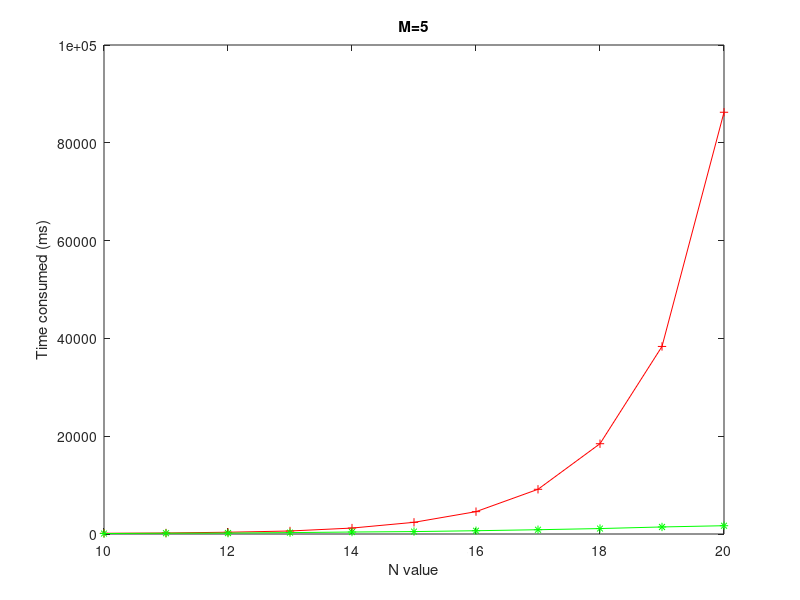

Recreate this plot in MATLAB. (Note: this script raises an error after producing the figure.)
% plot time consumed
N = 10:20;
T1=[149,208,362,615,1214,2387,4571,9143,18464,38355,86247];
T2=[94,159,187,286,406,495,670,876,1113,1441,1695];

plot(N,T1,'-r+')
title('M=5')
hold on
xlabel('N value');
ylabel('Time consumed (ms)')
plot(N,T2,'-g*')

legend('Williams'' method ','proposed method',0)
